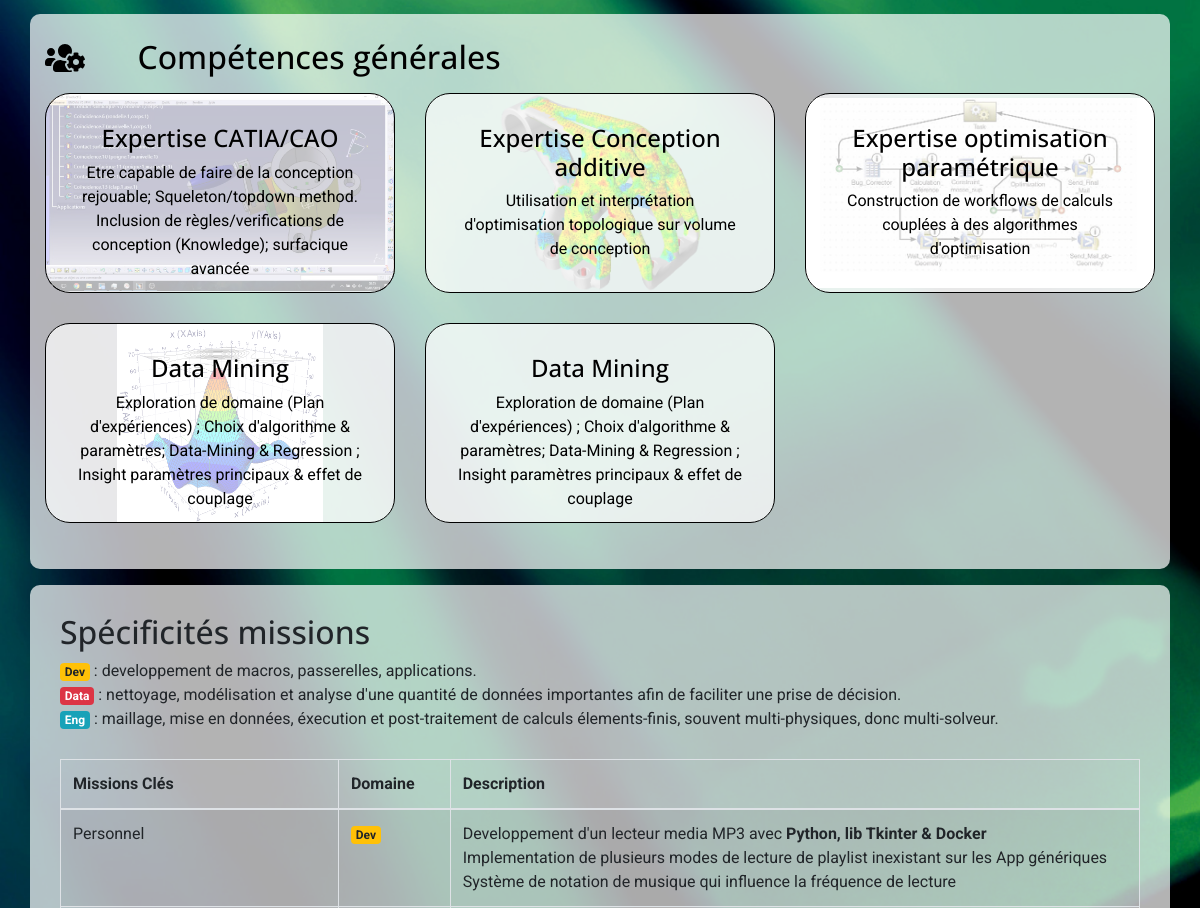
Before: /CVeng/ (middle part) with the older database file.
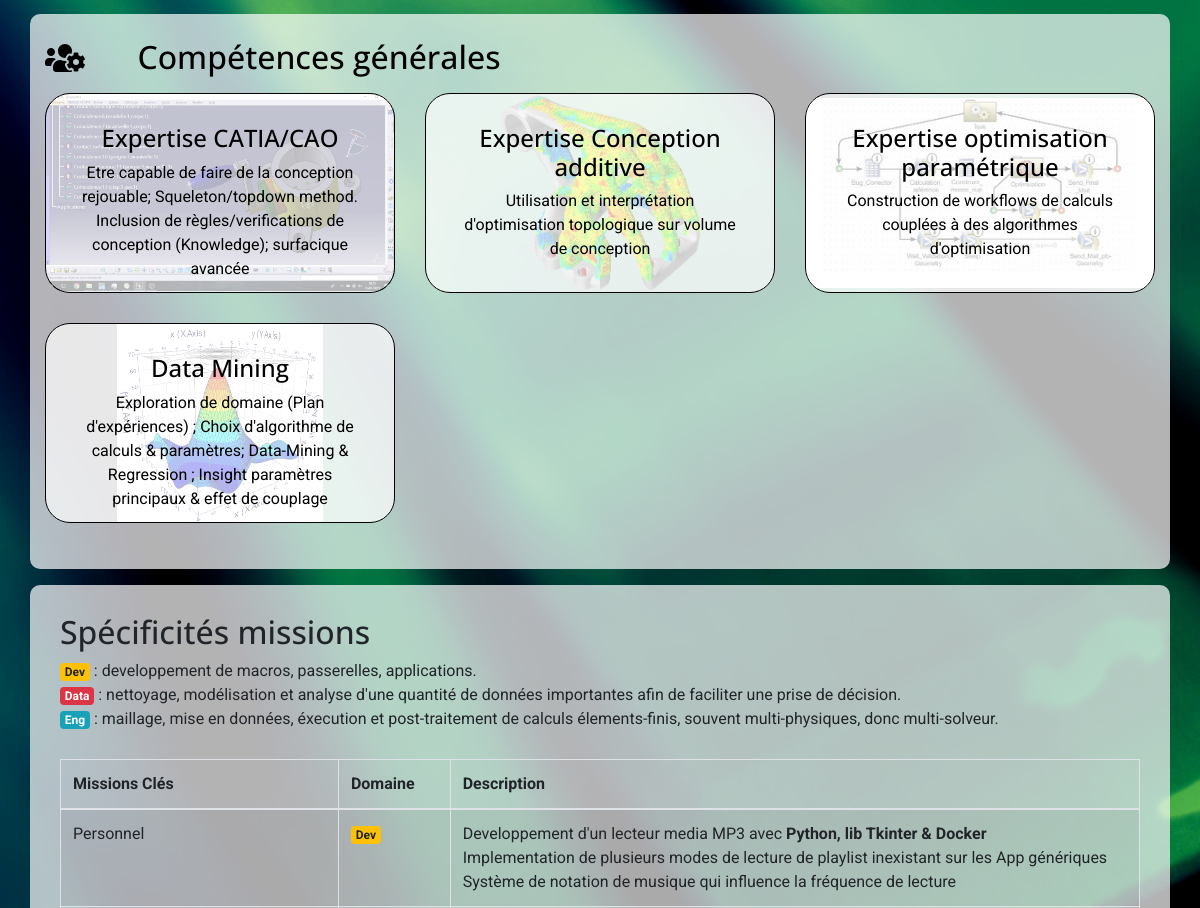
After: the same page with the newer database file.
### cvapp/models.py (models this page shows, shortened)
class CompGlob(db.Model):
    id = db.Column(db.Integer, primary_key=True)
    name = db.Column(db.String(50), nullable=False)
    img = db.Column(db.String(50), nullable=True)
    wc = db.Column(db.Enum(WorkClass), nullable=False)
    short = db.Column(db.String(200), nullable=False)

### cvapp/views.py (the view)
@app.route('/CVeng/')
def engcv():return rendercv('Eng')

### cvapp/utils.py (called while the page is built)
def find_tcomp(workclass):
    complist = CompGraph.query.filter(
        CompGraph.wc == WorkClass['DataDevEng']).all()
    if workclass == 'Data' or workclass == 'Dev':
        complist += CompGraph.query.filter(
            CompGraph.wc == WorkClass['DataDev']).all()
    if workclass == 'Data' or workclass == 'Eng':
        complist += CompGraph.query.filter(
            CompGraph.wc == WorkClass['DataEng']).all()
    if workclass == 'Dev' or workclass == 'Eng':
        complist += CompGraph.query.filter(
            CompGraph.wc == WorkClass['DevEng']).all()
    complist += CompGraph.query.filter(
        CompGraph.wc == WorkClass[workclass]).all()
    return complist

def find_gcomp(workclass):
    complist = CompGlob.query.filter(
        CompGlob.wc == WorkClass[workclass]).all()
    if workclass == 'Data' or workclass == 'Dev':
        complist += CompGlob.query.filter(
            CompGlob.wc == WorkClass['DataDev']).all()
    if workclass == 'Data' or workclass == 'Eng':
        complist += CompGlob.query.filter(
            CompGlob.wc == WorkClass['DataEng']).all()
    if workclass == 'Dev' or workclass == 'Eng':
        complist += CompGlob.query.filter(
            CompGlob.wc == WorkClass['DevEng']).all()
    return complist

### cvapp/views.py (called while the page is built)
def rendercv(Wkclass):
    myUrl = 'CV&wk='+Wkclass+'.html'
    tcomplist = find_tcomp(Wkclass)
    gcomplist = find_gcomp(Wkclass)
    return render_template(myUrl,
                            type=Wkclass,
                            tcomplist=tcomplist,
                            gcomplist=gcomplist)

### cvapp/templates/CV&wk=Eng.html (shortened to what this page needs)
{% extends 'base.html' %}
{% block content %}
      {% if gcomplist: %} {% include 'skillglobal.html' %} {% endif %}
      {% include 'missions.html' %}
{% endblock %}

### cvapp/templates/base.html (shortened to what this page needs)
<!DOCTYPE html>
<html>
  <head>
   	<link href="{{ url_for('static', filename='css/bootstrap.min.css') }}" rel="stylesheet">
    <link href="{{ url_for('static', filename='css/style.css') }}" rel="stylesheet">
  </head>
  <body>
    {% block content %}{% endblock %}
  </body>
</html>

### cvapp/templates/skillglobal.html
      <div class="container blocgenerique">
        <section class="row">
            <div class="row col-12 pb-2 mt-2">
              <div class="icontitle col-md-1 d-none d-md-block"> <img src="{{ url_for('static', filename='img/svg/users-cog.svg') }}" alt height="40" width="40"></div>
              {% if type=='all' %}
              <div class="col-md-11"><h2> Compétences transverses </h2> </div>
              {% else %}
              <div class="col-md-11"><h2> Compétences générales </h2> </div>
              {% endif %}
            </div>
            {% for comp in gcomplist %}
            <div class="col-lg-4 col-md-6">
              <div class="blockimg" {% if comp.img!=None: %} style= 'background-image: url("{{url_for("static", filename=comp.img) }}");'{% endif %}>
                <div class="generalcompetenceblock text-center">
                  <h4>{{comp.name}}</h4>
                  <p>{{comp.short}}</p>
                </div>
              </div>
            </div>
            {% endfor %}
        </section>
      </div>

### cvapp/templates/missions.html (shortened to what this page needs)
        <div class="container blocgenerique">
          <section class="col-sm-12 table-responsive">
            <table class="table table-bordered table-striped table-condensed">
              <caption>
                <h2>Spécificités missions</h2>
                <p><span class="badge badge-warning">Dev</span> : developpement de macros, passerelles, applications.<br>
                <span class="badge badge-danger">Data</span> : nettoyage, modélisation et analyse d'une quantité de données importantes afin de faciliter une prise de décision.<br>
                <span class="badge badge-info">Eng</span> : maillage, mise en données, éxecution et post-traitement de calculs élements-finis, souvent multi-physiques, donc multi-solveur.</p>
              </caption>
              <thead>
                <tr>
                  <th>Missions Clés</th>
                  <th>Domaine</th>
                  <th>Description</th>
                </tr>
              </thead>
              <tbody>
                {% for i in range(0,5) %}
                {% if type=='Eng' or type=='all' %}
                {% if i==1 %}
                <tr>
                  <td>Personnel</td>
                  <td><span class="badge badge-warning">Dev</span></td>
                  <td> Developpement d'un lecteur media MP3 avec <strong>Python, lib Tkinter & Docker</strong><br>
                    Implementation de plusieurs modes de lecture de playlist inexistant sur les App génériques<br>
                    Système de notation de musique qui influence la fréquence de lecture </td>
                </tr> {% endif %}
                {% endif %}
                {% endfor %}
              </tbody>
            </table>
          </section>
        </div>

### cvapp/static/css/style.css (style rules this page uses)
.generalcompetenceblock { border: 1px solid black; border-radius: 25px; padding: 30px 30px; margin-bottom: 30px; height: 200px; background-color: rgba(255, 255, 255, .7); }
.blockimg { border-radius: 25px; background-size: contain; background-repeat: no-repeat; background-position: center; }
body { font-family: "Roboto", sans-serif; color: white; background-image: url("../img/green-computer.jpg");background-size: cover; }
.blocgenerique { background-color: rgba(255, 255, 255, .7); border-radius: 10px; color: black; padding-top: 1rem;padding-bottom: 1rem;margin-top : 1rem;margin-bottom: 1rem; }
.icontitle { height: 40px;padding-bottom:1rem; }
caption { caption-side: top; color: inherit; }
table { font-family: "Roboto", sans-serif; color: white; }
h1, h2, h3, h4, h5 { font-family: "Open Sans", sans-serif; color: inherit; }
p { font-family: "Roboto", sans-serif; }

Changed rows visible on the page:
no longer on this page (row edited): CompGlob: name "Data Mining", short "Exploration de domaine (Plan d'expériences) ; Choix d'algorithme & paramètres; Data-Mining & Regression ; Insight paramètres principaux & effet de couplage"
changed CompGlob "Data Mining": short "Exploration de domaine (Plan d'expériences) ; Choix d'algorithme & paramètres; Data-Mining & Regression ; Insight paramètres principaux & effet de couplage" → "…d'expériences) ; Choix d'algorithme de calculs & paramètres; Data-Mining &…"
